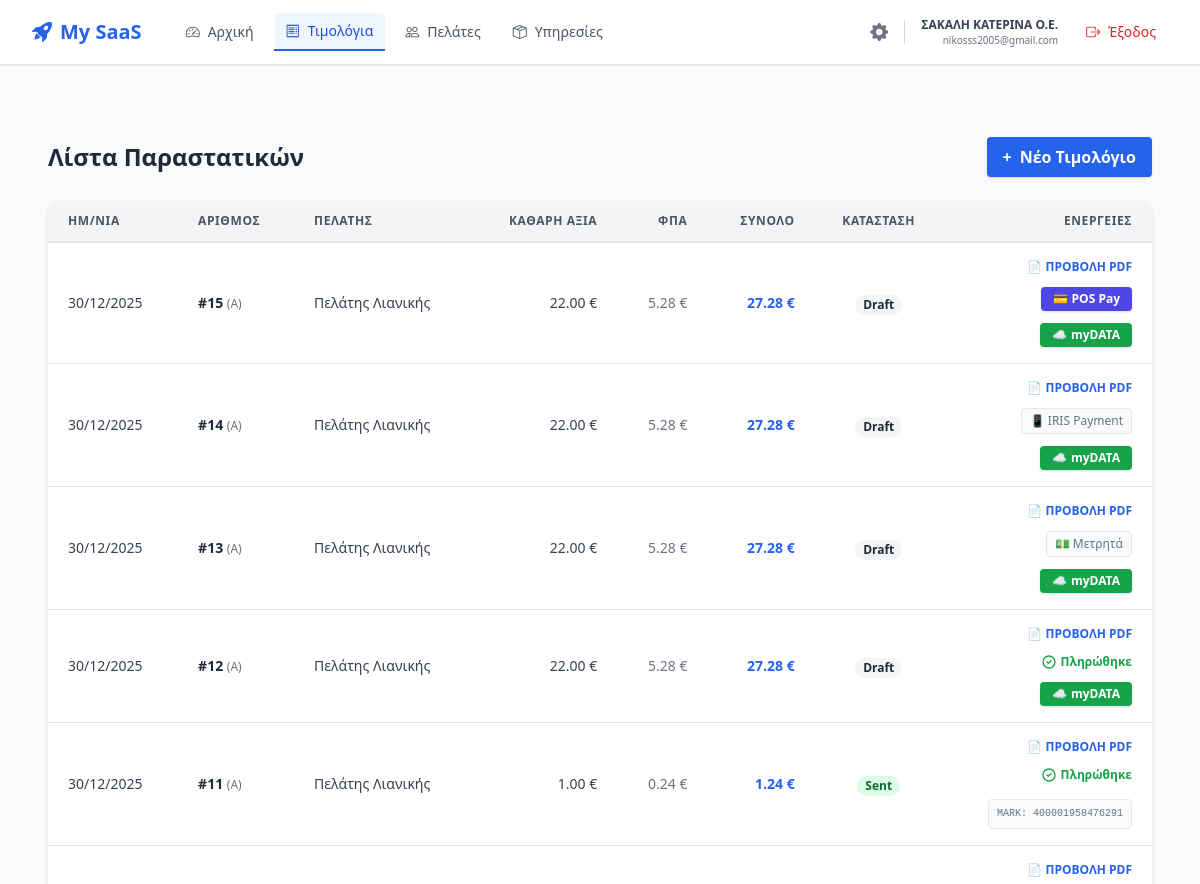
The page /invoices (signed in, upper part) on the database as committed earlier.
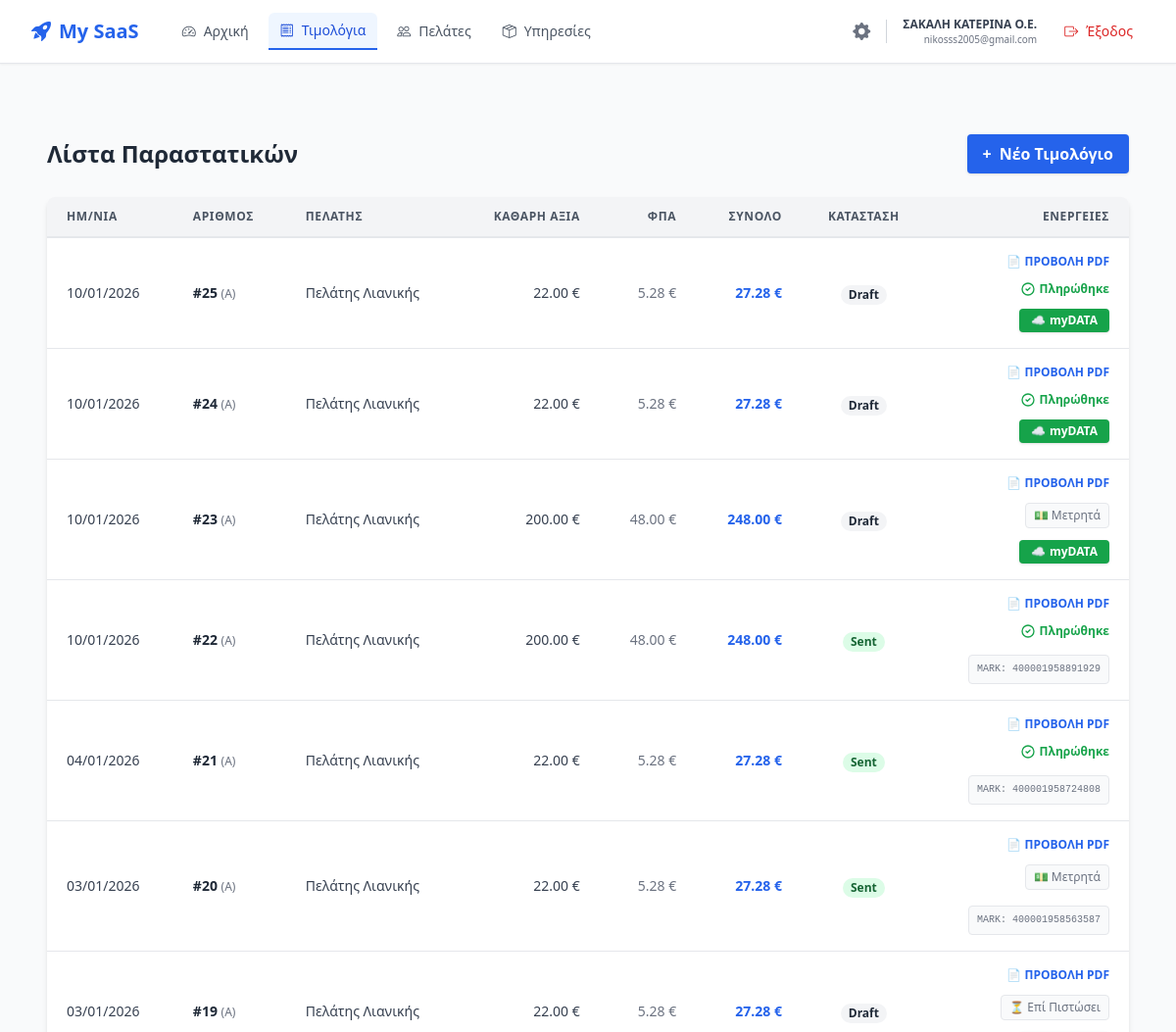
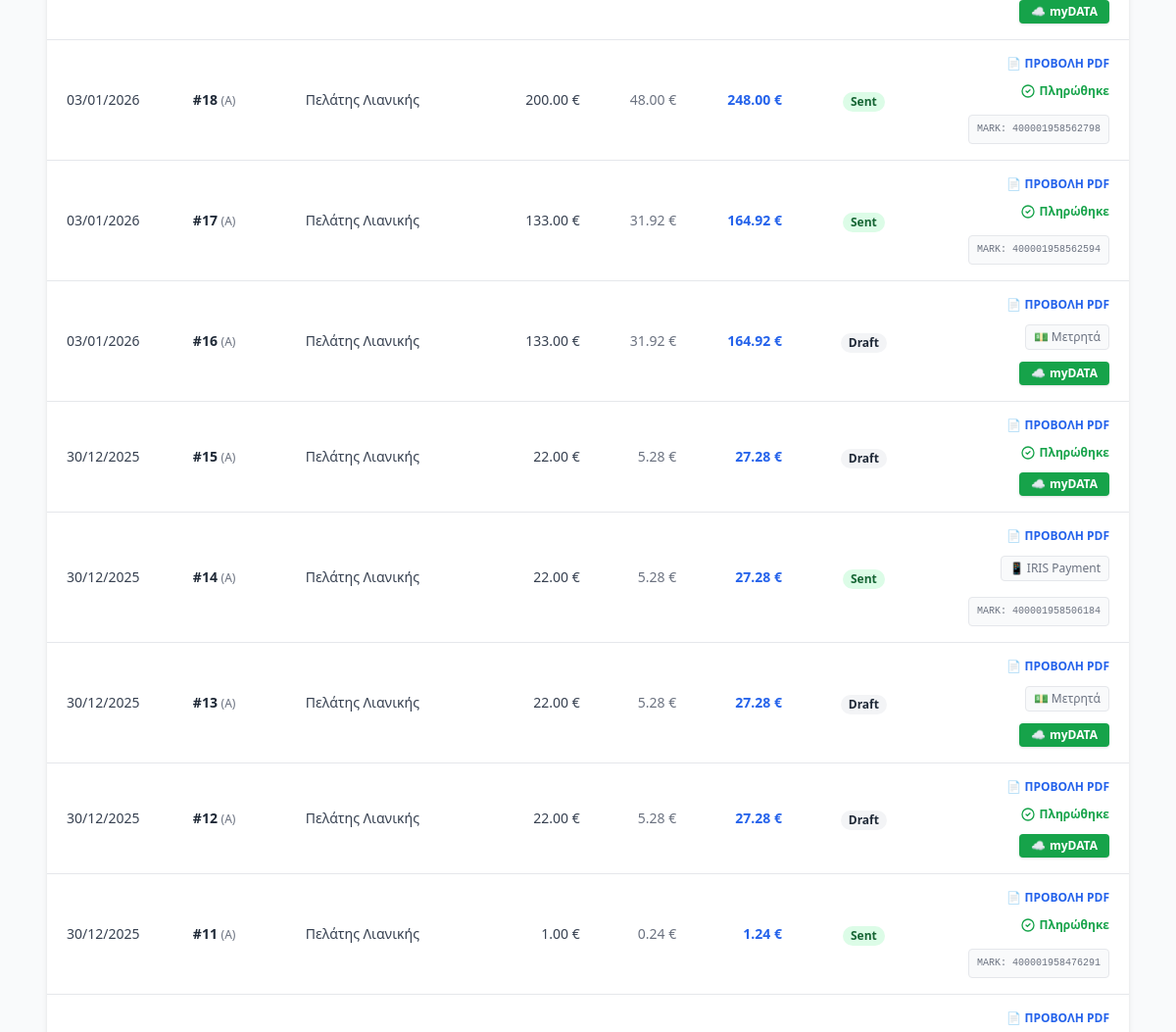
The same page on the database as committed later (2 pictures, top to bottom).
### app/models/invoice.py (models this page shows, shortened)
class Invoice(db.Model):
    __tablename__ = 'invoices'
    id = db.Column(db.Integer, primary_key=True)
    user_id = db.Column(db.Integer, db.ForeignKey('users.id'), nullable=False)
    customer_id = db.Column(db.Integer, db.ForeignKey('customers.id'), nullable=True)
    customer_name = db.Column(db.String(200), nullable=True)
    customer_afm = db.Column(db.String(20), nullable=True)
    customer_address = db.Column(db.String(200), nullable=True)
    customer_doy = db.Column(db.String(100), nullable=True)
    series = db.Column(db.String(10), default='A')  # Σειρά (π.χ. Α)
    number = db.Column(db.Integer, nullable=False)  # Αύξων Αριθμός
    issue_date = db.Column(db.Date, default=lambda: datetime.now(timezone.utc).date())
    issue_time = db.Column(db.Time, default=lambda: datetime.now(timezone.utc).time())
    invoice_type = db.Column(db.String(20), nullable=False, default="1.1")
    net_value = db.Column(db.Float, default=0.0)  # Καθαρή Αξία
    vat_value = db.Column(db.Float, default=0.0)  # Αξία ΦΠΑ
    total_value = db.Column(db.Float, default=0.0)  # Σύνολο Πληρωτέο
    payment_method = db.Column(db.String(50), default="3")
    is_paid = db.Column(db.Boolean, default=False)
    transaction_id = db.Column(db.String(255), nullable=True)  # Το Transaction ID της Viva
    paid_at = db.Column(db.DateTime, nullable=True)  # Πότε έγινε η πληρωμή
    status = db.Column(db.String(20), default='draft')
    mydata_mark = db.Column(db.String(100), nullable=True)  # ΜΑΡΚ Έκδοσης
    mydata_uid = db.Column(db.String(100), nullable=True)  # UID Αναγνωριστικό
    cancel_mark = db.Column(db.String(100), nullable=True)  # ΜΑΡΚ Ακύρωσης (αν ακυρωθεί)
    pdf_path = db.Column(db.String(500), nullable=True)  # Π.χ. /static/invoices/INV-A-1.pdf
    user = db.relationship('User', backref=db.backref('invoices', lazy=True))
    customer = db.relationship('Customer', backref=db.backref('invoices', lazy=True))

### app/main/routes.py (the view)
@main.route('/invoices')
@login_required
def invoices():
    all_invoices = Invoice.query.filter_by(user_id=current_user.id) \
        .order_by(Invoice.issue_date.desc(), Invoice.number.desc()) \
        .all()
    return render_template('invoices.html', invoices=all_invoices)

### app/__init__.py (called while the page is built)
def create_app():
    app = Flask(__name__)
    app.config.from_object(Config)
    db.init_app(app)
    login_manager.init_app(app)
    login_manager.login_view = 'auth.login'
    login_manager.login_message_category = 'info'
    with app.app_context():
        from .models import user
        from .models import customer
        from .models import product
        from .models import invoice
        from .models import subscription
        from .models import security
        from .models import audit
        @login_manager.user_loader
        def load_user(user_id):
            return user.User.query.get(int(user_id))
        from .auth import auth as auth_blueprint
        app.register_blueprint(auth_blueprint, url_prefix='/auth')
        from .main import main as main_blueprint
        app.register_blueprint(main_blueprint)
        db.create_all()
    return app

### app/templates/invoices.html (shortened to what the changed rows need)
{% extends "base.html" %}
{% block content %}
<div class="max-w-7xl mx-auto mt-8 px-4 sm:px-6 lg:px-8">
    <div class="flex justify-between items-center mb-6">
        <h2 class="text-2xl font-bold text-gray-800">Λίστα Παραστατικών</h2>
    </div>
    <div class="hidden md:block bg-white shadow-md rounded-lg overflow-hidden">
        <table class="min-w-full leading-normal">
            <thead>
                <tr>
                    <th class="px-5 py-3 border-b-2 border-gray-200 bg-gray-100 text-left text-xs font-semibold text-gray-600 uppercase tracking-wider">Ημ/νια</th>
                    <th class="px-5 py-3 border-b-2 border-gray-200 bg-gray-100 text-left text-xs font-semibold text-gray-600 uppercase tracking-wider">Αριθμός</th>
                    <th class="px-5 py-3 border-b-2 border-gray-200 bg-gray-100 text-left text-xs font-semibold text-gray-600 uppercase tracking-wider">Πελάτης</th>
                    <th class="px-5 py-3 border-b-2 border-gray-200 bg-gray-100 text-right text-xs font-semibold text-gray-600 uppercase tracking-wider">Καθαρή Αξία</th>
                    <th class="px-5 py-3 border-b-2 border-gray-200 bg-gray-100 text-right text-xs font-semibold text-gray-600 uppercase tracking-wider">ΦΠΑ</th>
                    <th class="px-5 py-3 border-b-2 border-gray-200 bg-gray-100 text-right text-xs font-semibold text-gray-600 uppercase tracking-wider">Σύνολο</th>
                    <th class="px-5 py-3 border-b-2 border-gray-200 bg-gray-100 text-center text-xs font-semibold text-gray-600 uppercase tracking-wider">Κατάσταση</th>
                    <th class="px-5 py-3 border-b-2 border-gray-200 bg-gray-100 text-right text-xs font-semibold text-gray-600 uppercase tracking-wider">Ενέργειες</th>
                </tr>
            </thead>
           <tbody>
                {% for inv in invoices %}
                <tr class="hover:bg-gray-50 border-b border-gray-200">
                    <td class="px-5 py-4 text-sm text-gray-700">{{ inv.issue_date.strftime('%d/%m/%Y') }}</td>
                    <td class="px-5 py-4 text-sm font-bold text-gray-800">#{{ inv.number }} <span class="text-xs font-normal text-gray-500">({{ inv.series }})</span></td>
                    <td class="px-5 py-4 text-sm text-gray-700 truncate max-w-xs" title="{{ inv.customer_name }}">{{ inv.customer_name }}</td>
                    <td class="px-5 py-4 text-sm text-right text-gray-700">{{ "%.2f"|format(inv.net_value) }} €</td>
                    <td class="px-5 py-4 text-sm text-right text-gray-500">{{ "%.2f"|format(inv.vat_value) }} €</td>
                    <td class="px-5 py-4 text-sm text-right font-bold text-blue-600">{{ "%.2f"|format(inv.total_value) }} €</td>
                    <td class="px-5 py-4 text-center">
                        {% if inv.mydata_mark %}
                        <span class="px-2 inline-flex text-xs leading-5 font-semibold rounded-full bg-green-100 text-green-800">Sent</span>
                        {% else %}
                        <span class="px-2 inline-flex text-xs leading-5 font-semibold rounded-full bg-gray-100 text-gray-800">Draft</span>
                        {% endif %}
                    </td>
                    <td class="px-5 py-4 text-right text-sm">
                        <div class="flex flex-col items-end gap-3">
                            <a href="{{ url_for('main.print_invoice', invoice_id=inv.id) }}" target="_blank" class="text-blue-600 hover:text-blue-900 font-bold text-xs uppercase cursor-pointer">📄 Προβολή PDF</a>
                            {% if not inv.is_paid %}
                                {% if inv.payment_method|string == '7' %}
                                    <button onclick="payWithPos({{ inv.id }}, {{ inv.total_value }}, this)" class="flex items-center gap-1 text-white bg-indigo-600 hover:bg-indigo-700 px-3 py-1 rounded text-xs font-bold shadow transition duration-150">
                                        <span>💳</span> POS Pay
                                    </button>
                                {% else %}
                                    <span class="text-xs text-gray-500 font-medium border border-gray-200 bg-gray-50 px-2 py-1 rounded cursor-default whitespace-nowrap">
                                        {% if inv.payment_method|string == '3' %}
                                            💵 Μετρητά
                                        {% elif inv.payment_method|string == '5' %}
                                            ⏳ Επί Πιστώσει
                                        {% elif inv.payment_method|string == '1' %}
                                            🏦 Τράπεζα (GR)
                                        {% elif inv.payment_method|string == '2' %}
                                            🌍 Τράπεζα (Εξωτ.)
                                        {% elif inv.payment_method|string == '4' %}
                                            🖋️ Επιταγή
                                        {% elif inv.payment_method|string == '6' %}
                                            💻 Web Banking
                                        {% elif inv.payment_method|string == '8' %}
                                            📱 IRIS Payment
                                        {% else %}
                                            Άλλος Τρόπος
                                        {% endif %}
                                    </span>
                                {% endif %}
                            {% else %}
                                <div class="flex items-center text-green-600 text-xs font-bold" title="Transaction ID: {{ inv.transaction_id }}">
                                    <svg class="w-4 h-4 mr-1" fill="none" stroke="currentColor" viewBox="0 0 24 24"><path stroke-linecap="round" stroke-linejoin="round" stroke-width="2" d="M9 12l2 2 4-4m6 2a9 9 0 11-18 0 9 9 0 0118 0z"></path></svg> Πληρώθηκε
                                </div>
                            {% endif %}
                            {% if not inv.mydata_mark %}
                                <form action="{{ url_for('main.send_to_mydata', invoice_id=inv.id) }}" method="POST" onsubmit="return confirm('Αποστολή στην ΑΑΔΕ;');">
                                    <button type="submit" class="flex items-center gap-1 text-white bg-green-600 hover:bg-green-700 px-3 py-1 rounded text-xs font-bold shadow transition duration-150"><span>☁️</span> myDATA</button>
                                </form>
                            {% else %}
                                <div class="text-right mt-1">
                                    <div class="text-[10px] text-gray-500 font-mono bg-gray-50 px-2 py-1 rounded border border-gray-200" title="UID: {{ inv.mydata_uid }}">MARK: {{ inv.mydata_mark }}</div>
                                </div>
                            {% endif %}
                        </div>
                    </td>
                </tr>
                {% else %}
                <tr><td colspan="8" class="px-5 py-10 text-center text-gray-500">Δεν βρέθηκαν παραστατικά.</td></tr>
                {% endfor %}
            </tbody>
        </table>
    </div>
</div>
{% endblock %}

Rows that differ between the two databases and show on the page:
added Invoice: issue_date "10/01/2026", number "25", series "A", customer_name "Πελάτης Λιανικής", net_value "22.00", vat_value "5.28", total_value "27.28", shows "Draft"
added Invoice: issue_date "10/01/2026", number "24", series "A", customer_name "Πελάτης Λιανικής", net_value "22.00", vat_value "5.28", total_value "27.28", shows "Draft"
added Invoice: issue_date "10/01/2026", number "23", series "A", customer_name "Πελάτης Λιανικής", net_value "200.00", vat_value "48.00", total_value "248.00", shows "Draft", is_paid "💵 Μετρητά"
added Invoice: issue_date "10/01/2026", number "22", series "A", customer_name "Πελάτης Λιανικής", net_value "200.00", vat_value "48.00", total_value "248.00", shows "Sent", mydata_mark "400001958891929"
added Invoice: issue_date "04/01/2026", number "21", series "A", customer_name "Πελάτης Λιανικής", net_value "22.00", vat_value "5.28", total_value "27.28", shows "Sent", mydata_mark "400001958724808"
added Invoice: issue_date "03/01/2026", number "20", series "A", customer_name "Πελάτης Λιανικής", net_value "22.00", vat_value "5.28", total_value "27.28", shows "Sent", is_paid "💵 Μετρητά", mydata_mark "400001958563587"
added Invoice: issue_date "03/01/2026", number "19", series "A", customer_name "Πελάτης Λιανικής", net_value "22.00", vat_value "5.28", total_value "27.28", shows "Draft", is_paid "⏳ Επί Πιστώσει"
added Invoice: issue_date "03/01/2026", number "18", series "A", customer_name "Πελάτης Λιανικής", net_value "200.00", vat_value "48.00", total_value "248.00", shows "Sent", mydata_mark "400001958562798"
added Invoice: issue_date "03/01/2026", number "17", series "A", customer_name "Πελάτης Λιανικής", net_value "133.00", vat_value "31.92", total_value "164.92", shows "Sent", mydata_mark "400001958562594"
added Invoice: issue_date "03/01/2026", number "16", series "A", customer_name "Πελάτης Λιανικής", net_value "133.00", vat_value "31.92", total_value "164.92", shows "Draft", is_paid "💵 Μετρητά"
changed Invoice (number 11 of 16 on the later page): is_paid "💳 POS Pay" → "Πληρώθηκε"
changed Invoice (number 12 of 16 on the later page): mydata_mark (not shown) → "400001958506184"; mydata_mark "Draft ☁️ myDATA" → "Sent MARK:"
